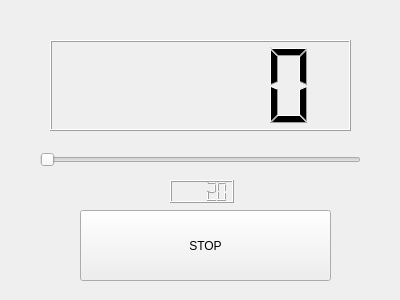
<?xml version="1.0" encoding="UTF-8"?>
<ui version="4.0">
 <class>Counter</class>
 <widget class="QWidget" name="Counter">
  <property name="geometry">
   <rect>
    <x>0</x>
    <y>0</y>
    <width>400</width>
    <height>300</height>
   </rect>
  </property>
  <property name="windowTitle">
   <string>Counter</string>
  </property>
  <widget class="QPushButton" name="button">
   <property name="geometry">
    <rect>
     <x>80</x>
     <y>210</y>
     <width>251</width>
     <height>71</height>
    </rect>
   </property>
   <property name="text">
    <string>STOP</string>
   </property>
  </widget>
  <widget class="QLCDNumber" name="lcdNumber">
   <property name="geometry">
    <rect>
     <x>50</x>
     <y>40</y>
     <width>301</width>
     <height>91</height>
    </rect>
   </property>
  </widget>
  <widget class="QSlider" name="horizontalSlider">
   <property name="geometry">
    <rect>
     <x>40</x>
     <y>150</y>
     <width>321</width>
     <height>20</height>
    </rect>
   </property>
   <property name="minimum">
    <number>20</number>
   </property>
   <property name="maximum">
    <number>1000</number>
   </property>
   <property name="orientation">
    <enum>Qt::Horizontal</enum>
   </property>
  </widget>
  <widget class="QLCDNumber" name="lcdNumber_2">
   <property name="geometry">
    <rect>
     <x>170</x>
     <y>180</y>
     <width>64</width>
     <height>23</height>
    </rect>
   </property>
   <property name="intValue" stdset="0">
    <number>20</number>
   </property>
  </widget>
 </widget>
 <resources/>
 <connections/>
</ui>
